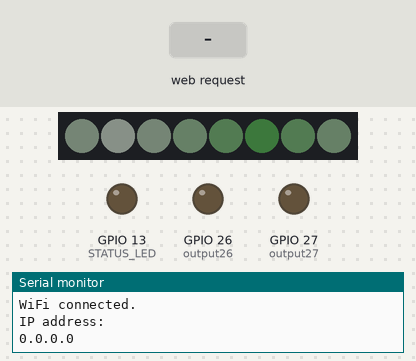
Recording of a sketch running on a simulated ESP32. On the bench: 8 RGB LEDs in strip order, left to right, output pins drawn as LEDs (lit = HIGH), the last lines printed to the serial monitor. The test bench sets the inputs (shaded band). Dim RGB values are drawn brighter than linear.

Above: at 1.2 s.
1.3 s: HTTP request GET /26/on received
At 1.65 s:
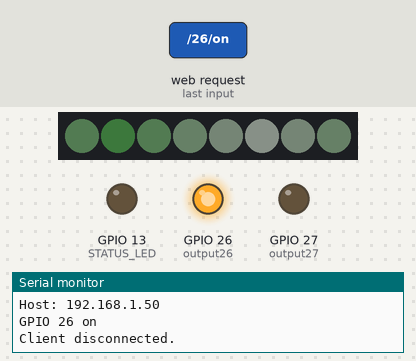
3.9 s: HTTP request GET /27/on received
At 4.06 s:
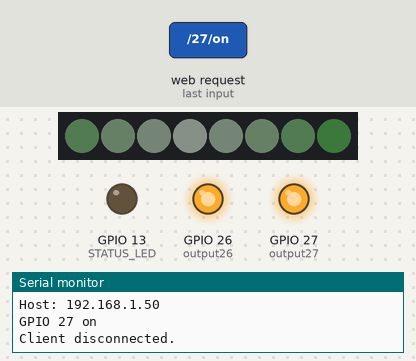
6.3 s: HTTP request GET /26/off received
At 6.47 s:
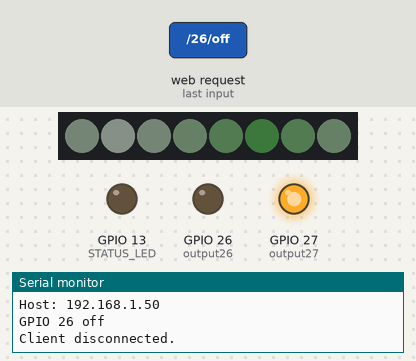
Timing chart, 0 to 14.7 s (numbered marks = the images above; inputs shaded):
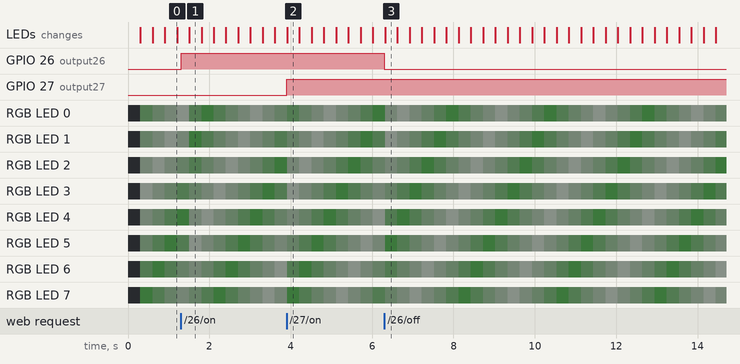

Measured:
- after the input at 1.3 s, GPIO 26 (output26): LOW → HIGH at once
- after the input at 3.9 s, GPIO 27 (output27): LOW → HIGH at once
- after the input at 6.3 s, GPIO 26 (output26): HIGH → LOW at once

The sketch:

NEW_AP_CYCLE_W_CONFIG.ino
```cpp
#include <WiFi.h>
#include <DNSServer.h>
#include <NeoPixelBus.h>

const byte DNS_PORT = 53;
IPAddress apIP(192, 168, 1, 1);
DNSServer dnsServer;
WiFiServer server(80);

String responseHTML = ""
                      "<!DOCTYPE html><html><head><title>CaptivePortal</title></head><body>"
                      "<h1>Hello World!</h1><p>This is a captive portal example. All requests will "
                      "be redirected here.</p></body></html>";

// Variable to store the HTTP request
String header;

// Auxiliar variables to store the current output state
String output26State = "off";
String output27State = "off";

// Assign output variables to GPIO pins
const int output26 = 26;
const int output27 = 27;

//--------------------------------------------------------------------------------
//--------/ DEFINE /--------------------------------------------------------------
//--------------------------------------------------------------------------------

#define PIN 21
#define NUM_LEDS 8
#define STATUS_LED 13

//--------------------------------------------------------------------------------
//--------/ DECLARE /-------------------------------------------------------------
//--------------------------------------------------------------------------------

NeoPixelBus<NeoGrbwFeature, Neo800KbpsMethod> strip(NUM_LEDS, PIN);

String ssids[] = {
  "       ABUSE",
  "      OF",
  "     POWER",
  "    COMES",
  "   AS",
  "  NO",
  " SURPRISE"
};

char bssid[32];
int values[] = {16, 32, 64, 127, 255, 127, 64, 32};
int pastTime = 0;
int interval = 50;
int counter = 0;
bool toggle = false;

void setup() {
    Serial.begin(115200);
  // Initialize the output variables as outputs
  pinMode(output26, OUTPUT);
  pinMode(output27, OUTPUT);
  // Set outputs to LOW
  digitalWrite(output26, LOW);
  digitalWrite(output27, LOW);
  WiFi.mode(WIFI_AP);
  WiFi.softAPConfig(apIP, apIP, IPAddress(255, 255, 255, 0));
  WiFi.softAP("DNSServer CaptivePortal example");

  // if DNSServer is started with "*" for domain name, it will reply with
  // provided IP to all DNS request
  dnsServer.start(DNS_PORT, "*", apIP);
  Serial.println("");
  Serial.println("WiFi connected.");
  Serial.println("IP address: ");
  Serial.println(WiFi.localIP());
  pinMode(STATUS_LED, OUTPUT);
  strip.Begin();
  strip.Show();
  server.begin();
}

void loop() {
  dnsServer.processNextRequest();
  WiFiClient client = server.available();   // listen for incoming clients
updateLED();
  if (client) {                             // If a new client connects,
    Serial.println("New Client.");          // print a message out in the serial port
    String currentLine = "";                // make a String to hold incoming data from the client
    while (client.connected()) {            // loop while the client's connected
      if (client.available()) {             // if there's bytes to read from the client,
        char c = client.read();             // read a byte, then
        Serial.write(c);                    // print it out the serial monitor
        header += c;
        if (c == '\n') {                    // if the byte is a newline character
          // if the current line is blank, you got two newline characters in a row.
          // that's the end of the client HTTP request, so send a response:
          if (currentLine.length() == 0) {
            // HTTP headers always start with a response code (e.g. HTTP/1.1 200 OK)
            // and a content-type so the client knows what's coming, then a blank line:
            client.println("HTTP/1.1 200 OK");
            client.println("Content-type:text/html");
            client.println("Connection: close");
            client.println();

            // turns the GPIOs on and off
            if (header.indexOf("GET /26/on") >= 0) {
              Serial.println("GPIO 26 on");
              output26State = "on";
              digitalWrite(output26, HIGH);
            } else if (header.indexOf("GET /26/off") >= 0) {
              Serial.println("GPIO 26 off");
              output26State = "off";
              digitalWrite(output26, LOW);
            } else if (header.indexOf("GET /27/on") >= 0) {
              Serial.println("GPIO 27 on");
              output27State = "on";
              digitalWrite(output27, HIGH);
            } else if (header.indexOf("GET /27/off") >= 0) {
              Serial.println("GPIO 27 off");
              output27State = "off";
              digitalWrite(output27, LOW);
            }

            // Display the HTML web page
            client.println("<!DOCTYPE html><html>");
            client.println("<head><meta name=\"viewport\" content=\"width=device-width, initial-scale=1\">");
            client.println("<link rel=\"icon\" href=\"data:,\">");
            // CSS to style the on/off buttons
            // Feel free to change the background-color and font-size attributes to fit your preferences
            client.println("<style>html { font-family: Helvetica; display: inline-block; margin: 0px auto; text-align: center;}");
            client.println(".button { background-color: #4CAF50; border: none; color: white; padding: 16px 40px;");
            client.println("text-decoration: none; font-size: 30px; margin: 2px; cursor: pointer;}");
            client.println(".button2 {background-color: #555555;}</style></head>");

            // Web Page Heading
            client.println("<body><h1>ESP32 Web Server</h1>");

            // Display current state, and ON/OFF buttons for GPIO 26
            client.println("<p>GPIO 26 - State " + output26State + "</p>");
            // If the output26State is off, it displays the ON button
            if (output26State == "off") {
              client.println("<p><a href=\"/26/on\"><button class=\"button\">ON</button></a></p>");
            } else {
              client.println("<p><a href=\"/26/off\"><button class=\"button button2\">OFF</button></a></p>");
            }

            // Display current state, and ON/OFF buttons for GPIO 27
            client.println("<p>GPIO 27 - State " + output27State + "</p>");
            // If the output27State is off, it displays the ON button
            if (output27State == "off") {
              client.println("<p><a href=\"/27/on\"><button class=\"button\">ON</button></a></p>");
            } else {
              client.println("<p><a href=\"/27/off\"><button class=\"button button2\">OFF</button></a></p>");
            }
            client.println("</body></html>");

            // The HTTP response ends with another blank line
            client.println();
            // Break out of the while loop
            break;
          } else { // if you got a newline, then clear currentLine
            currentLine = "";
          }
        } else if (c != '\r') {  // if you got anything else but a carriage return character,
          currentLine += c;      // add it to the end of the currentLine
        }
      }
    }
    // Clear the header variable
    header = "";
    // Close the connection
    client.stop();
    Serial.println("Client disconnected.");
    Serial.println("");
  }
}

//--------------------------------------------------------------------------------
//--------/ FUNCTIONS /-----------------------------------------------------------
//--------------------------------------------------------------------------------


//--------/ blink /---------------------------------------------------------------

void blink() {
  digitalWrite(STATUS_LED, HIGH);
  delay(20);
  digitalWrite(STATUS_LED, LOW);
}

//--------/ updateLED /-----------------------------------------------------------

void updateLED() {

  int temp = values[7];

  for (int i = NUM_LEDS - 1; i >= 1; i--) {
    values[i] = values[i - 1];
  }

  values[0] = temp;

  for (int i = 0; i < NUM_LEDS; i++) {
    strip.SetPixelColor(i, RgbwColor(0, 1, 0, values[i]/16));
  }

  delay(1);
  strip.Show();

}


//--------------------------------------------------------------------------------
//--------/ EOF /-----------------------------------------------------------------
//--------------------------------------------------------------------------------
```
